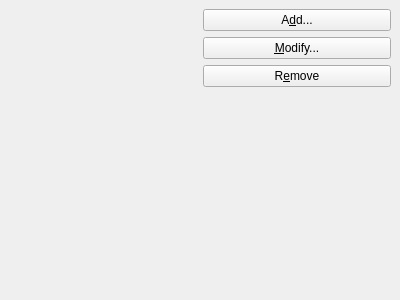
<ui version="4.0" >
 <class>ResourcesManagementWidget</class>
 <widget class="QWidget" name="ResourcesManagementWidget" >
  <property name="geometry" >
   <rect>
    <x>0</x>
    <y>0</y>
    <width>400</width>
    <height>300</height>
   </rect>
  </property>
  <layout class="QGridLayout" >
   <property name="margin" >
    <number>9</number>
   </property>
   <property name="spacing" >
    <number>6</number>
   </property>
   <item row="4" column="1" >
    <spacer>
     <property name="orientation" >
      <enum>Qt::Vertical</enum>
     </property>
     <property name="sizeHint" >
      <size>
       <width>20</width>
       <height>141</height>
      </size>
     </property>
    </spacer>
   </item>
   <item row="2" column="1" >
    <widget class="KPushButton" name="removeButton" >
     <property name="text" >
      <string>R&amp;emove</string>
     </property>
    </widget>
   </item>
   <item row="1" column="1" >
    <widget class="KPushButton" name="editButton" >
     <property name="text" >
      <string>&amp;Modify...</string>
     </property>
    </widget>
   </item>
   <item row="0" column="1" >
    <widget class="KPushButton" name="addButton" >
     <property name="text" >
      <string>A&amp;dd...</string>
     </property>
    </widget>
   </item>
   <item rowspan="5" row="0" column="0" >
    <widget class="Akonadi::AgentInstanceWidget" name="resourcesList" >
    </widget>
   </item>
  </layout>
 </widget>
 <customwidgets>
  <customwidget>
   <class>KPushButton</class>
   <extends>QPushButton</extends>
   <header>kpushbutton.h</header>
  </customwidget>
   <customwidget>
   <class>Akonadi::AgentInstanceWidget</class>
   <extends>QWidget</extends>
   <header location="global" >akonadi/agentinstancewidget.h</header>
                              akonadi/agentinstancewidget.h
  </customwidget>
 </customwidgets>
 <resources/>
 <connections/>
</ui>
